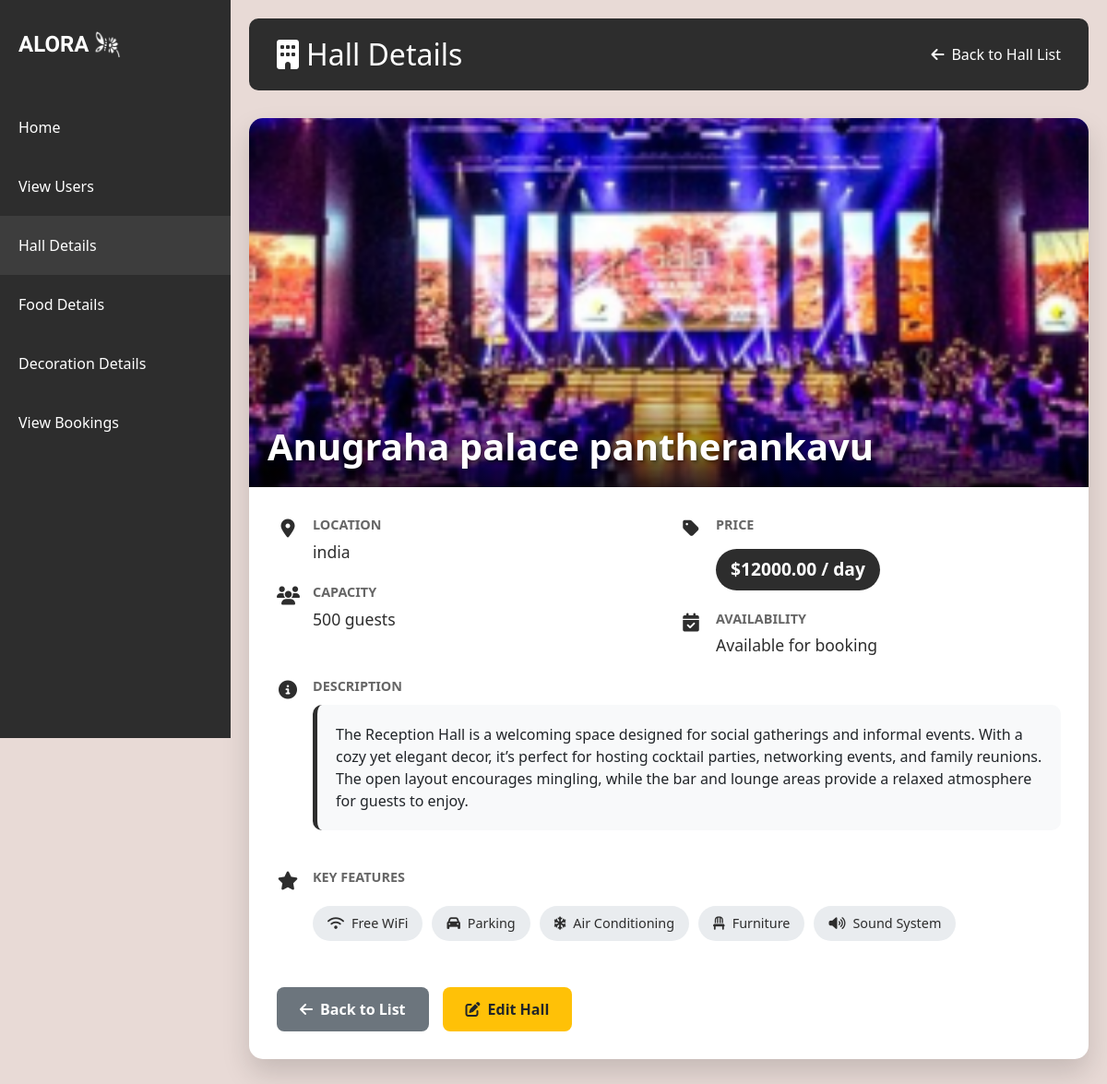
Screenshot of /hall/2/ with the database file from the repository.
### app/models.py (models this page shows)
class Halls(models.Model):
    hall_name=models.CharField(max_length=100)
    location=models.CharField(max_length=200)
    capacity=models.IntegerField()
    price_per_day=models.DecimalField(max_digits=10,decimal_places=2)
    photo_url=models.FileField()
    hall_description=models.TextField(null=True,blank=True)

### app/views.py (the view)
# urls.py: path('hall/<int:hall_id>/', views.hall_detail_view, name='hall_detail'),
def hall_detail_view(request, hall_id):
    hall = get_object_or_404(Halls, id=hall_id)
    return render(request, 'view_hall_detail.html', {'hall': hall})

### templates/view_hall_detail.html (shortened to what this page needs)
<!DOCTYPE html>
<html lang="en">
<head>
    {% load static %}
    <link href="https://cdn.jsdelivr.net/npm/bootstrap@5.3.0/dist/css/bootstrap.min.css" rel="stylesheet">
    <link rel="stylesheet" href="https://cdnjs.cloudflare.com/ajax/libs/font-awesome/6.4.0/css/all.min.css">
</head>
<body>
    <div class="sidebar">
        <div class="logo-container">
            <div class="logo">ALORA</div>
            <img src="{% static 'aloral.png' %}" alt="Light Bulb" class="logo-image">
        </div>
        <nav class="nav flex-column">
            <a class="nav-link" href="{% url 'admin' %}">Home</a>
            <a class="nav-link" href="{% url 'viewusers' %}">View Users</a>
            <a class="nav-link active" href="{% url 'hall_detail' hall.id %}">Hall Details</a>
            <a class="nav-link" href="{% url 'fooddetails' %}">Food Details</a>
            <a class="nav-link" href="{% url 'decorationdetails' %}">Decoration Details</a>
            <a class="nav-link" href="{% url 'admin_view_booking' %}">View Bookings</a>
        </nav>
    </div>
    <div class="main-content">
        <div class="page-title">
            <h2 class="mb-0"><i class="fas fa-building me-2"></i>Hall Details</h2>
            <a href="{% url 'halldetails' %}" class="back-btn">
                <i class="fas fa-arrow-left me-2"></i> Back to Hall List
            </a>
        </div>
        <div class="hall-card">
            <div class="hall-image-container">
                <img src="{{ hall.photo_url.url }}" class="hall-image" alt="{{ hall.hall_name }}">
                <div class="hall-name-overlay">
                    <h1>{{ hall.hall_name }}</h1>
                </div>
            </div>
            <div class="hall-details">
                <div class="row">
                    <div class="col-md-6">
                        <div class="detail-item">
                            <div class="detail-icon">
                                <i class="fas fa-map-marker-alt"></i>
                            </div>
                            <div class="detail-content">
                                <div class="detail-label">Location</div>
                                <div class="detail-value">{{ hall.location }}</div>
                            </div>
                        </div>
                        <div class="detail-item">
                            <div class="detail-icon">
                                <i class="fas fa-users"></i>
                            </div>
                            <div class="detail-content">
                                <div class="detail-label">Capacity</div>
                                <div class="detail-value">{{ hall.capacity }} guests</div>
                            </div>
                        </div>
                    </div>
                    <div class="col-md-6">
                        <div class="detail-item">
                            <div class="detail-icon">
                                <i class="fas fa-tag"></i>
                            </div>
                            <div class="detail-content">
                                <div class="detail-label">Price</div>
                                <div class="detail-value">
                                    <div class="price-tag">${{ hall.price_per_day }} / day</div>
                                </div>
                            </div>
                        </div>
                        <div class="detail-item">
                            <div class="detail-icon">
                                <i class="fas fa-calendar-check"></i>
                            </div>
                            <div class="detail-content">
                                <div class="detail-label">Availability</div>
                                <div class="detail-value">Available for booking</div>
                            </div>
                        </div>
                    </div>
                </div>
                <div class="detail-item">
                    <div class="detail-icon">
                        <i class="fas fa-info-circle"></i>
                    </div>
                    <div class="detail-content">
                        <div class="detail-label">Description</div>
                        <div class="description-box">
                            {{ hall.hall_description }}
                        </div>
                    </div>
                </div>
                <div class="detail-item">
                    <div class="detail-icon">
                        <i class="fas fa-star"></i>
                    </div>
                    <div class="detail-content">
                        <div class="detail-label">Key Features</div>
                        <div class="key-features">
                            <span class="feature-tag"><i class="fas fa-wifi me-2"></i>Free WiFi</span>
                            <span class="feature-tag"><i class="fas fa-car me-2"></i>Parking</span>
                            <span class="feature-tag"><i class="fas fa-snowflake me-2"></i>Air Conditioning</span>
                            <span class="feature-tag"><i class="fas fa-chair me-2"></i>Furniture</span>
                            <span class="feature-tag"><i class="fas fa-volume-up me-2"></i>Sound System</span>
                        </div>
                    </div>
                </div>
                <div class="action-buttons">
                    <a href="{% url 'halldetails' %}" class="btn btn-back">
                        <i class="fas fa-arrow-left me-2"></i>Back to List
                    </a>
                    <a href="{% url 'edithall' hall.id %}" class="btn btn-edit">
                        <i class="fas fa-edit me-2"></i>Edit Hall
                    </a>
                </div>
            </div>
        </div>
    </div>
</body>
</html>

### templates/view_hall_detail.html (style rules this page uses)
body { background-color: #e8dad6; min-height: 100vh; font-family: 'Segoe UI', Tahoma, Geneva, Verdana, sans-serif; }
.sidebar { background-color: #2d2d2d; color: white; min-height: 100vh; padding-top: 20px; position: fixed; width: 250px; transition: all 0.3s; z-index: 1000; }
.logo-container { display: flex; align-items: center; justify-content: flex-start; padding: 10px 20px; margin-bottom: 30px; }
.logo { font-family: 'Irish Grover'; font-size: 24px; font-weight: bold; }
.logo-image { width: 30px; height: 30px; margin-left: 5px; }
.nav-link { color: #ffffff; padding: 20px 20px; transition: all 0.3s; font-size: 16px; }
.nav-link.active { background-color: #3d3d3d; }
.main-content { margin-left: 250px; padding: 20px; transition: all 0.3s; }
.page-title { background-color: #2d2d2d; color: white; padding: 20px 30px; border-radius: 10px; margin-bottom: 30px; display: flex; justify-content: space-between; align-items: center; }
.back-btn { color: white; display: flex; align-items: center; text-decoration: none; transition: all 0.3s; font-size: 16px; }
.hall-card { background-color: white; border-radius: 15px; overflow: hidden; box-shadow: 0 15px 30px rgba(0, 0, 0, 0.15); margin-bottom: 30px; }
.hall-image-container { position: relative; height: 400px; overflow: hidden; }
.hall-image { width: 100%; height: 100%; object-fit: cover; transition: transform 0.5s ease; }
.hall-name-overlay { position: absolute; bottom: 0; left: 0; right: 0; background: linear-gradient(to top, rgba(0,0,0,0.8), transparent); color: white; padding: 30px 20px 20px; }
.hall-name-overlay h1 { margin: 0; font-size: 2.5rem; font-weight: 700; text-shadow: 2px 2px 4px rgba(0,0,0,0.5); }
.hall-details { padding: 30px; }
.detail-item { margin-bottom: 20px; display: flex; align-items: flex-start; }
.detail-icon { font-size: 20px; margin-right: 15px; color: #2d2d2d; width: 24px; text-align: center; }
.detail-content { flex: 1; }
.detail-label { font-weight: 600; color: #666; margin-bottom: 5px; font-size: 0.9rem; text-transform: uppercase; }
.detail-value { font-size: 1.1rem; color: #2d2d2d; }
.price-tag { background-color: #2d2d2d; color: white; display: inline-block; padding: 8px 16px; border-radius: 50px; font-weight: 600; font-size: 1.2rem; margin-top: 10px; }
.description-box { background-color: #f8f9fa; border-radius: 10px; padding: 20px; margin-top: 10px; margin-bottom: 20px; border-left: 5px solid #2d2d2d; }
.action-buttons { margin-top: 30px; display: flex; gap: 15px; }
.btn-back { background-color: #6c757d; color: white; padding: 12px 25px; border: none; border-radius: 8px; font-weight: 600; transition: all 0.3s; }
.btn-edit { background-color: #ffc107; color: #212529; padding: 12px 25px; border: none; border-radius: 8px; font-weight: 600; transition: all 0.3s; }
.key-features { display: flex; flex-wrap: wrap; gap: 10px; margin: 20px 0; }
.feature-tag { background-color: #e9ecef; color: #2d2d2d; padding: 8px 16px; border-radius: 50px; font-size: 0.9rem; font-weight: 500; }

### rows the page displays
Halls: photo_url (picture), hall_name "Anugraha palace pantherankavu", location "india", capacity "500", price_per_day "12000.00", hall_description "The Reception Hall is a welcoming space designed for social gatherings and informal events. With a cozy yet elegant decor, it’s perfect for hosting cocktail parties, networking events, and family reunions. The open layout encourages mingling, while the bar and lounge areas provide a relaxed atmosphere for guests to enjoy."
